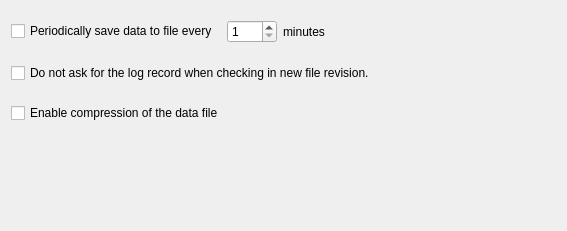
     <widget class="QWidget" name="tabData">
      <attribute name="title">
       <string>Data File</string>
      </attribute>
      <layout class="QGridLayout" name="gridLayout_5">
       <property name="topMargin">
        <number>20</number>
       </property>
       <property name="verticalSpacing">
        <number>20</number>
       </property>
       <item row="0" column="0">
        <widget class="QCheckBox" name="autosaveFile">
         <property name="text">
          <string>Periodically save data to file every </string>
         </property>
        </widget>
       </item>
       <item row="0" column="1">
        <widget class="QSpinBox" name="autosaveInterval">
         <property name="minimumSize">
          <size>
           <width>50</width>
           <height>0</height>
          </size>
         </property>
         <property name="maximumSize">
          <size>
           <width>100</width>
           <height>16777215</height>
          </size>
         </property>
         <property name="minimum">
          <number>1</number>
         </property>
         <property name="maximum">
          <number>120</number>
         </property>
        </widget>
       </item>
       <item row="0" column="2">
        <widget class="QLabel" name="textLabel1_3">
         <property name="text">
          <string>minutes</string>
         </property>
         <property name="wordWrap">
          <bool>false</bool>
         </property>
        </widget>
       </item>
       <item row="0" column="3">
        <spacer name="horizontalSpacer">
         <property name="orientation">
          <enum>Qt::Horizontal</enum>
         </property>
         <property name="sizeHint" stdset="0">
          <size>
           <width>225</width>
           <height>20</height>
          </size>
         </property>
        </spacer>
       </item>
       <item row="1" column="0" colspan="4">
        <widget class="QCheckBox" name="emptyRCSLog">
         <property name="text">
          <string>Do not ask for the log record when checking in new file revision.</string>
         </property>
        </widget>
       </item>
       <item row="2" column="0" colspan="4">
        <widget class="QCheckBox" name="dataFileCompression">
         <property name="text">
          <string>Enable compression of the data file</string>
         </property>
        </widget>
       </item>
       <item row="3" column="0" colspan="4">
        <spacer name="verticalSpacer_3">
         <property name="orientation">
          <enum>Qt::Vertical</enum>
         </property>
         <property name="sizeHint" stdset="0">
          <size>
           <width>20</width>
           <height>97</height>
          </size>
         </property>
        </spacer>
       </item>
      </layout>
     </widget>
